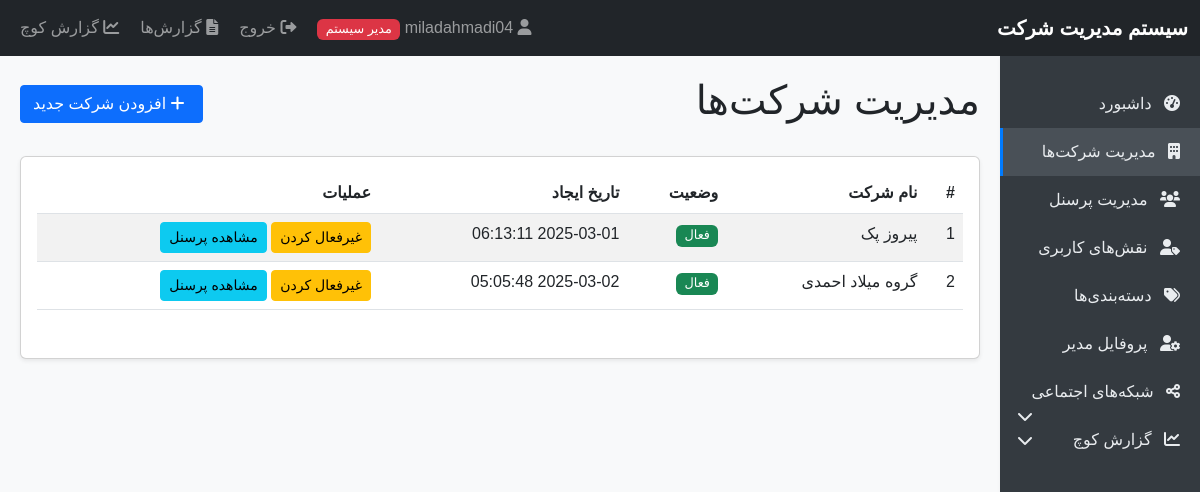
Screenshot of /companies.php (signed in) with the database file from the repository.
### tables this page shows
CREATE TABLE `companies` (
  `id` int(11) NOT NULL,
  `name` varchar(100) NOT NULL,
  `is_active` tinyint(1) DEFAULT 1,
  `created_at` timestamp NOT NULL DEFAULT current_timestamp()
);

### companies.php (the view, shortened to what this page needs)
<?php
require_once 'auth.php';
$stmt = $pdo->query("SELECT * FROM companies ORDER BY name");
$companies = $stmt->fetchAll();
include 'header.php';
?>
<div class="d-flex justify-content-between align-items-center mb-4">
    <h1>مدیریت شرکت‌ها</h1>
    <button type="button" class="btn btn-primary" data-bs-toggle="modal" data-bs-target="#addCompanyModal">
        <i class="fas fa-plus"></i> افزودن شرکت جدید
    </button>
</div>
<div class="card">
    <div class="card-body">
        <?php if (count($companies) > 0): ?>
            <div class="table-responsive">
                <table class="table table-striped">
                    <thead>
                        <tr>
                            <th>#</th>
                            <th>نام شرکت</th>
                            <th>وضعیت</th>
                            <th>تاریخ ایجاد</th>
                            <th>عملیات</th>
                        </tr>
                    </thead>
                    <tbody>
                        <?php foreach ($companies as $index => $company): ?>
                            <tr>
                                <td><?php echo $index + 1; ?></td>
                                <td><?php echo $company['name']; ?></td>
                                <td>
                                    <?php if ($company['is_active']): ?>
                                        <span class="badge bg-success">فعال</span>
                                    <?php else: ?>
                                        <span class="badge bg-danger">غیرفعال</span>
                                    <?php endif; ?>
                                </td>
                                <td><?php echo $company['created_at']; ?></td>
                                <td>
                                    <a href="?toggle=<?php echo $company['id']; ?>" class="btn btn-sm
                                        <?php echo $company['is_active'] ? 'btn-warning' : 'btn-success'; ?>">
                                        <?php echo $company['is_active'] ? 'غیرفعال کردن' : 'فعال کردن'; ?>
                                    </a>
                                    <a href="personnel.php?company=<?php echo $company['id']; ?>" class="btn btn-sm btn-info">
                                        مشاهده پرسنل
                                    </a>
                                </td>
                            </tr>
                        <?php endforeach; ?>
                    </tbody>
                </table>
            </div>
        <?php else: ?>
            <p class="text-center">هیچ شرکتی یافت نشد.</p>
        <?php endif; ?>
    </div>
</div>
<?php include 'footer.php'; ?>

### header.php (style rules this page uses)
body { font-family: Tahoma, Arial, sans-serif; background-color: #f8f9fa; }
.badge { font-size: 80%; font-weight: normal; }
.card { box-shadow: 0 0.125rem 0.25rem rgba(0, 0, 0, 0.075); margin-bottom: 1.5rem; }
.btn { border-radius: 0.25rem; }
.btn-sm { padding: 0.25rem 0.5rem; font-size: 0.875rem; }
.fas, .fab { margin-right: 5px; }
.table-responsive { margin-bottom: 1rem; }

### rows the page displays
companies: name "پیروز پک", is_active "فعال", created_at "2025-03-01 06:13:11"
companies: name "گروه میلاد احمدی", is_active "فعال", created_at "2025-03-02 05:05:48"
